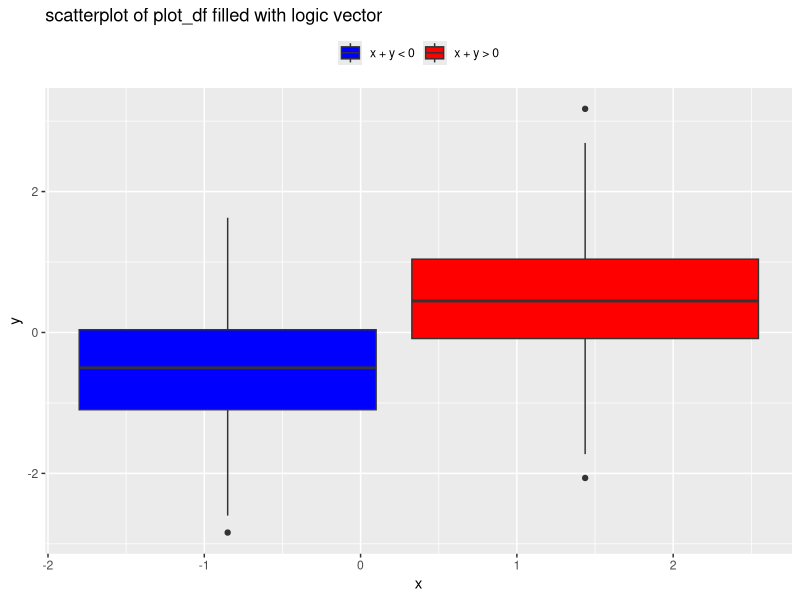
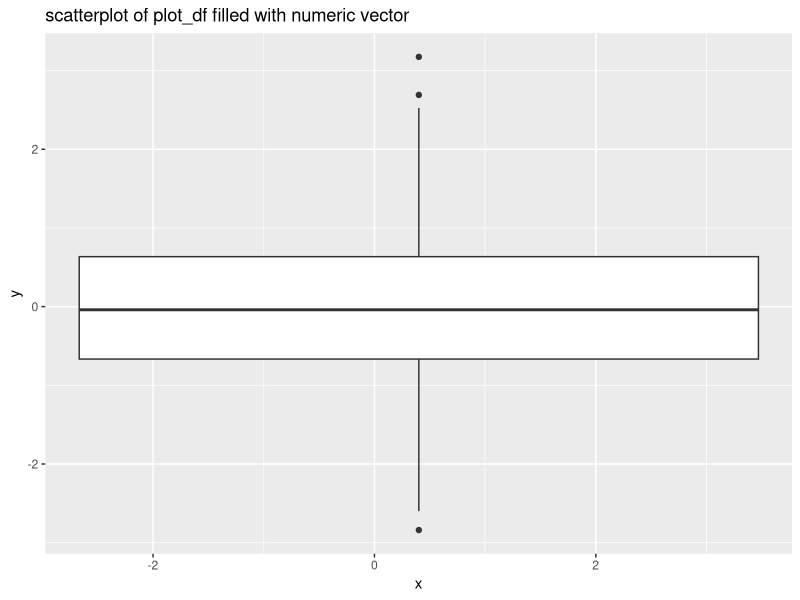
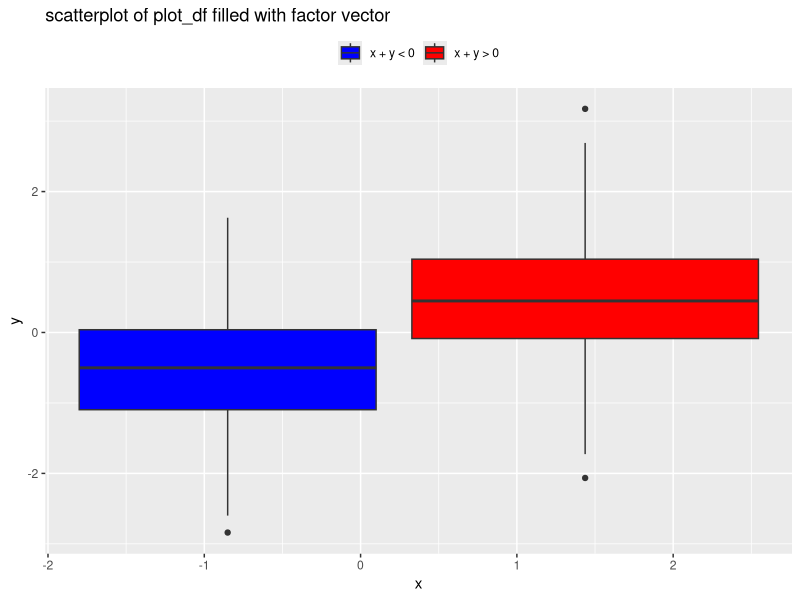

These charts were generated, in order, by the following R code:
## ---- chunk 1
knitr::opts_chunk$set(echo = TRUE)
## ---- chunk 2
# data frame
library(tidyverse)
set.seed(1)

df_1=tibble(
num_1 = runif(10,0,5),
logic_1 = c(num_1>2),
char_1 = c("this", "is", "my", "first", "home", "work", "problem", "of", "data", "science" ),
fac_1 = factor(c("a", "b", "c", "d", "e", "f", "g", "h", "i", "x"))
)

# mean
mean(df_1$num_1)      
mean(df_1$logic_1)
mean(df_1$char_1)       
mean(df_1$fac_1)
# means of the character vector and the  factor vector are NA.
summary(df_1)
## ---- chunk 3
# convert the characters:

char_fac_1<-as.factor(df_1$char_1)
char_fac_1  
  

fac_num_1<-as.numeric(char_fac_1)
fac_num_1

# convert the factors:

fac_char_1<-as.character(df_1$fac_1)
fac_char_1

char_num_1<-as.numeric(fac_char_1)
char_num_1
## ---- chunk 4
# set the data frame

set.seed(1)
x<-rnorm(1000)

set.seed(4)
y<-rnorm(1000)

logic_2<-c(x+y>0)
num_2<-as.numeric(logic_2)
fac_2<-as.factor(logic_2)

plot_df<-data.frame(x, y, logic_2, num_2, fac_2)

# description of the data frame

##  the size of the dataset 
dim(plot_df)

##  mean and median
summary(plot_df)

## proportion
propTRUE_plot_df<-prop.table(table(plot_df$logic_2))
propTRUE_plot_df

## ---- chunk 5
library(ggplot2)

# scatterplot 1 -- logic vector
ggplot(plot_df, aes(x = x, y = y, fill = logic_2)) +
  geom_boxplot() +
  scale_fill_manual(values = c("blue", "red"),
                    labels = expression("x + y < 0", "x + y > 0")) +
  labs( x = "x", y = "y", title = "scatterplot of plot_df filled with logic vector") +
  theme(legend.position = "top", legend.title = element_blank()) 

# scatterplot 2 -- numeric vector
ggplot(plot_df, aes(x = x, y = y, fill = num_2)) +
  geom_boxplot() +
  scale_fill_manual(values = c("blue", "red"),
                    labels = expression("x + y < 0", "x + y > 0")) +
  labs( x = "x", y = "y", title = "scatterplot of plot_df filled with numeric vector") +
  theme(legend.position = "top", legend.title = element_blank()) 

# scatterplot 3 -- factor vector
ggplot(plot_df, aes(x = x, y = y, fill = fac_2)) +
  geom_boxplot() +
  scale_fill_manual(values = c("blue", "red"),
                    labels = expression("x + y < 0", "x + y > 0")) +
  labs( x = "x", y = "y", title = "scatterplot of plot_df filled with factor vector") +
  theme(legend.position = "top", legend.title = element_blank()) 

